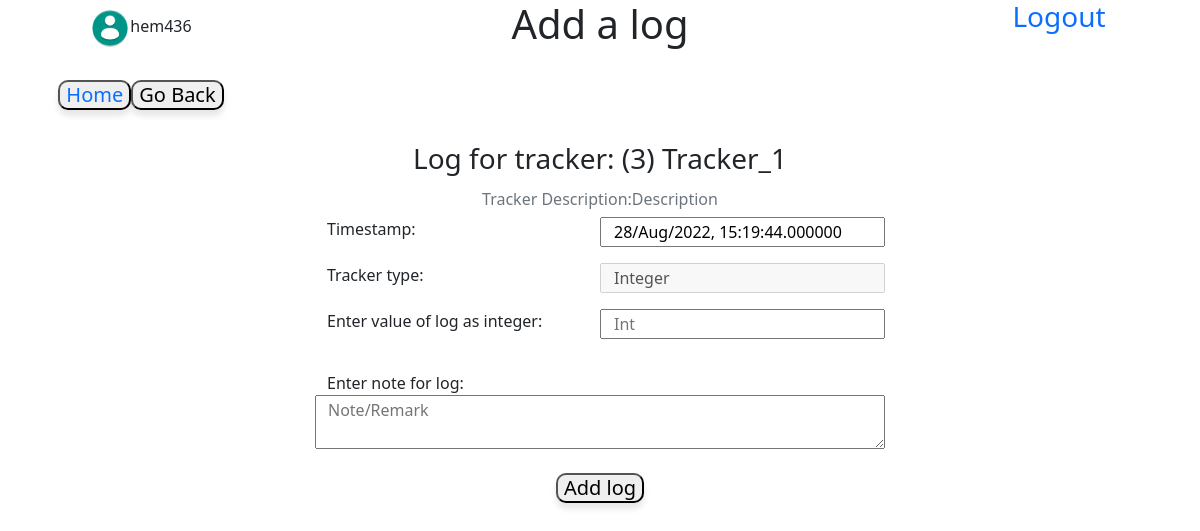
Page /3/log/add (signed in) on the committed database.
### database.py (models this page shows)
class User(db.Model,UserMixin):
    id=db.Column(db.Integer,primary_key=True,autoincrement=True)
    username=db.Column(db.String,nullable=False,unique=True)
    password=db.Column(db.String,nullable=False)
    trackers=db.relationship("tracker",cascade='all',backref="parent")
    email = db.Column(db.String, unique=True)
    active = db.Column(db.Boolean())
    fs_uniquifier = db.Column(db.String(255), unique=True, nullable=False)
    roles = db.relationship('Role', secondary=roles_users,backref=db.backref('users', lazy='dynamic'))

class tracker(db.Model):
    user_id=db.Column(db.Integer,db.ForeignKey('user.id'),nullable=False)
    tracker_id=db.Column(db.Integer,primary_key=True,autoincrement=True)
    name=db.Column(db.String(30),nullable=False)
    desc=db.Column(db.String)
    type=db.Column(db.String,nullable=False)
    settings=db.Column(db.String)
    lastupdate=db.Column(db.DateTime)
    logs=db.relationship("log",cascade='all', backref="parent")

### application/controllers.py (the view, shortened to what this page needs)
@app.route('/<int:tracker_id>/log/add',methods=['GET','POST','PUT'])
@login_required
def add_logs(tracker_id): #
    if (tracker_id,) not in db.session.query(tracker.tracker_id).all():
        return notfound('tracker_id_not_found')
    t=tracker.query.get(tracker_id)
    timedict={'start':'','end':'','duration':''}
    if request.method=='GET':
        if request.args.get('start'):
            s=request.args.get('start')
        elif request.args.get('startb')=="start":
            s=datetime.now().strftime('%H:%M:%S')
        else:
            s=''
        if request.args.get('end'):
            e=request.args.get('end')
        elif request.args.get('endb')=="end":
            e=datetime.now().strftime('%H:%M:%S')
        else:
            e=''
        d=''
        if s!='' and e!='':
            d=datetime.strptime(e,'%H:%M:%S')-datetime.strptime(s,'%H:%M:%S')
        timedict={'start':s,'end':e,'duration':d}
    return render_template('add_logs.html',t=t,datetime=datetime,timedict=timedict)

### templates/add_logs.html (shortened to what this page needs)
<!DOCTYPE html>
<html lang="en" dir="ltr">
  <head>
    <link href="https://cdn.jsdelivr.net/npm/bootstrap@5.0.2/dist/css/bootstrap.min.css" rel="stylesheet">
    <link rel="stylesheet" href="/static/main.css">
  </head>
  <body>
    <div class="row">
      <div class="col-sm-3 d-flex justify-content-center">
        <span class="align-self-center"><img src='/static/userimg.png' width="40px" height="40px" />{{t.parent.username}}</span>
      </div>
      <div class="col-sm-6 d-flex justify-content-center">
        <h1>Add a log</h1>
      </div>
      <div class="col-sm-3 d-flex justify-content-center">
        <h3><a href="/logout"> Logout</a></h3>
      </div>
    </div><br>
    <div class="row">
      <div class="col-3 text-center h5"><button type="button"><a href="/main">Home </a></button><button type="button" name="back" onclick="javascrpt:history.back()">Go Back</button>
      </div>
    </div><br>
    <div class="container add_log">
      <div class="mb-3 row d-flex justify-content-center">
        <h3 align="center">Log for tracker: ({{t.tracker_id}}) {{t.name}}</h3>
        <br><br>
        <form id="log_form" action="add" method="post">
          <div class="mb-3 row">
            <h6 class="col-8 offset-2 text-muted text-center">Tracker Description:{{t.desc}}</h6>
            <label class="col-3 offset-3" for="time">Timestamp:</label>
            <input class="col-3" type="text" name="time" value="{{ datetime.now().strftime('%d/%b/%Y, %H:%M:%S.%f') }}">
          </div>
          <div class="mb-3 row">
            <label class="col-3 offset-3" for="type">Tracker type:</label>
            <input class="col-3" type="text" name="type" value="{{t.type}}" disabled><br>
          </div>
          <div class="mb-3 row">
            {% if t.type=="Multiple-choice" -%}
            <label class="col-3 offset-3" for="value">Select tracker value:</label>
            <select class="col-3" name="value">
              {% for i in t.settings.split(',') -%}
              <option value={{i}}>{{i}}</option>
              {% endfor %}
            </select>
          </div>
        </form>
        {% elif t.type=='Integer' %}
        <label class="col-3 offset-3" for="value">Enter value of log as integer:</label>
        <input class="col-3" type="number" name="value" placeholder="Int" required>
      </div>
      </form>
      {% elif t.type=='Numeric' %}
      <label class="col-3 offset-3" for="value">Enter value of log as float:</label>
      <input class="col-3" type="number" name="value" step='0.001' placeholder="float" required>
    </div>
    </form>
    {% endif %}
    </div>
    <div class="row">
      <label for="note" class="col-3 offset-3">Enter note for log:</label>
      <textarea form='log_form' class="col-6 offset-3" name="note" placeholder="Note/Remark" align="center"></textarea>
    </div><br>
    <div class="text-center h5">
      <button form="log_form" type="submit" name="submit">Add log</button>
    </div>
    </div>
  </body>
</html>

### static/main.css (style rules this page uses)
button { box-shadow: 0 6px 8px 0 rgba(0, 0, 0, 0.05), 0 6px 5px 0 rgba(0, 0, 0, 0.05); border-radius: 10px; }
a { text-decoration: none; }

### rows in the picture
User: parent.username "hem436"
tracker: tracker_id "3", name "Tracker_1", desc "Description", type "Integer"
